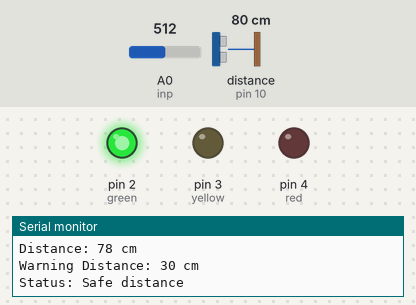
This sketch was run on a simulated Arduino Uno, built with avr-gcc and run on an emulated ATmega328P. Parts: output pins drawn as LEDs (lit = HIGH), the last lines printed to the serial monitor. Wiring (inferred from the names in the program): ultrasonic range finder: trigger pin 9; echo pin 10. The inputs (shaded band) are chosen by the test bench; at power-on: distance to the obstacle (sensor on pin 10) 80 cm, A0 (inp) = 512. The echo pulse lasts 58.3 µs per cm; pins used as bus, display or sensor lines are not drawn.

Above: at 1.2 s.
1.3 s: distance to the obstacle (sensor on pin 10) set to 34 cm
4.3 s: distance to the obstacle (sensor on pin 10) set to 28 cm
At 5.5 s:
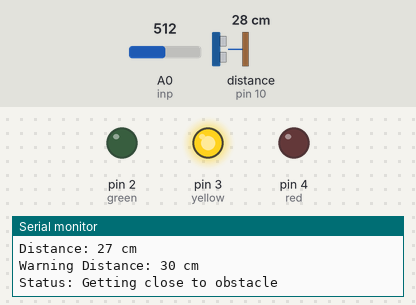
5.8 s: distance to the obstacle (sensor on pin 10) set to 19 cm
8.8 s: distance to the obstacle (sensor on pin 10) set to 15 cm
At 9.8 s:
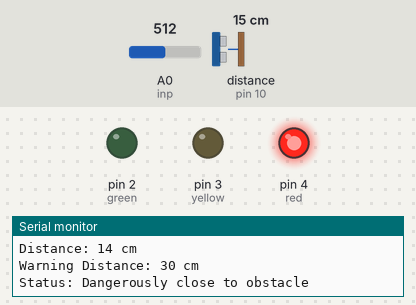
10.3 s: A0 (inp) set to 472
13.3 s: A0 (inp) set to 443
At 13.8 s:
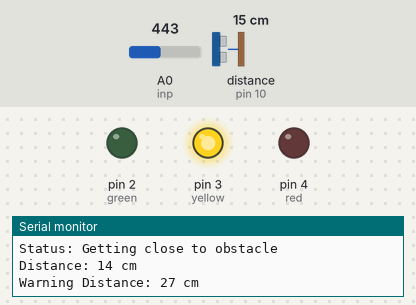
Timing chart, 0 to 16.3 s (numbered marks = the images above; inputs shaded):
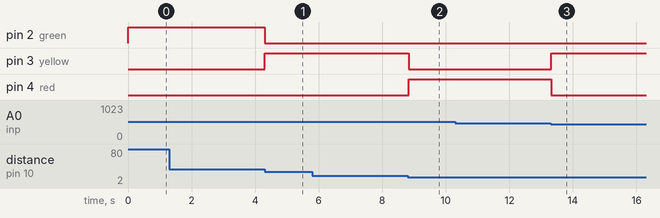

Measured:
- the behaviour switches between 32 and 31 cm on distance to the obstacle (sensor on pin 10) (found by bisection; images 0 and 1)
- the behaviour switches between 17 and 16 cm on distance to the obstacle (sensor on pin 10) (found by bisection; images 1 and 2)
- the behaviour switches between 461 and 460 on A0 (inp) (found by bisection; images 2 and 3)
- after the input at 4.3 s, pin 2 (green): HIGH → LOW at once; pin 3 (yellow): LOW → HIGH at once
- after the input at 8.8 s, pin 3 (yellow): HIGH → LOW at once; pin 4 (red): LOW → HIGH at once
- after the input at 13.3 s, pin 3 (yellow): LOW → HIGH at once; pin 4 (red): HIGH → LOW at once

The sketch:

grand_turing1.ino
```cpp
// C++ code
//
int trig = 9;
int echo = 10;
int inp = A0;
int green = 2;
int yellow = 3;
int red = 4;

void setup()
{
  pinMode(trig, OUTPUT);
  pinMode(echo, INPUT);
  pinMode(green, OUTPUT);
  pinMode(yellow, OUTPUT);
  pinMode(red, OUTPUT);
  Serial.begin(9600);
}

void loop()
{
  int read = analogRead(inp);

  int warningDistance = map(read, 0, 1023, 10, 50);

  digitalWrite(trig, LOW);
  delayMicroseconds(2);

  digitalWrite(trig, HIGH);
  delayMicroseconds(10);
  digitalWrite(trig, LOW);

  long duration = pulseIn(echo, HIGH);

  int distance = duration * 0.034 / 2;

  if (distance > warningDistance){
    digitalWrite(green, HIGH);
    digitalWrite(yellow, LOW);
    digitalWrite(red, LOW);
    Serial.println("Status: Safe distance");
  }  else if (distance > warningDistance / 2) {
    digitalWrite(green, LOW);
    digitalWrite(yellow, HIGH);
    digitalWrite(red, LOW);
    Serial.println("Status: Getting close to obstacle");
  } else {
    digitalWrite(green, LOW);
    digitalWrite(yellow, LOW);
    digitalWrite(red, HIGH);
    Serial.println("Status: Dangerously close to obstacle");
  }
  Serial.print("Distance: ");
  Serial.print(distance);
  Serial.println(" cm");

  Serial.print("Warning Distance: ");
  Serial.print(warningDistance);
  Serial.println(" cm");

  Serial.println();

  delay(50);
}
```
